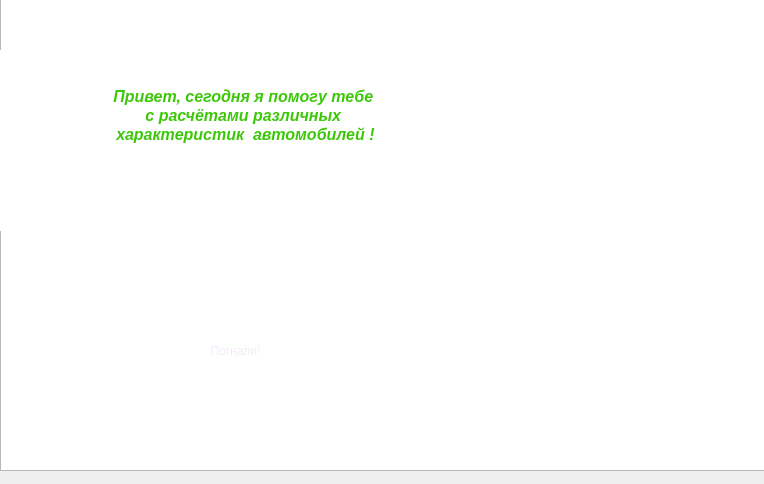
<?xml version="1.0" encoding="UTF-8"?>
<ui version="4.0">
 <class>MainWindow</class>
 <widget class="QMainWindow" name="MainWindow">
  <property name="geometry">
   <rect>
    <x>0</x>
    <y>0</y>
    <width>764</width>
    <height>484</height>
   </rect>
  </property>
  <property name="windowTitle">
   <string>MainWindow</string>
  </property>
  <property name="styleSheet">
   <string notr="true"/>
  </property>
  <widget class="QWidget" name="centralwidget">
   <widget class="QPushButton" name="pushButton_exit">
    <property name="geometry">
     <rect>
      <x>130</x>
      <y>310</y>
      <width>211</width>
      <height>81</height>
     </rect>
    </property>
    <property name="toolTip">
     <string>&lt;html&gt;&lt;head/&gt;&lt;body&gt;&lt;p align=&quot;center&quot;&gt;&lt;br/&gt;&lt;/p&gt;&lt;/body&gt;&lt;/html&gt;</string>
    </property>
    <property name="styleSheet">
     <string notr="true">font: 700 italic 28pt &quot;Verdana&quot;;
color: rgb(60, 200, 9);
background-color: rgb(99, 107, 134);
background-color: transparent;
border: 0px;
color: rgb(246, 234, 250);
border-radius: 10;</string>
    </property>
    <property name="text">
     <string>Погнали!</string>
    </property>
   </widget>
   <widget class="QTextBrowser" name="textBrowser">
    <property name="geometry">
     <rect>
      <x>0</x>
      <y>440</y>
      <width>781</width>
      <height>41</height>
     </rect>
    </property>
    <property name="styleSheet">
     <string notr="true">font: 700 italic 8pt &quot;Verdana&quot;;
border-color: rgb(221, 69, 56);
background-color: transparent;
color: rgb(219, 219, 221);</string>
    </property>
    <property name="html">
     <string>&lt;!DOCTYPE HTML PUBLIC &quot;-//W3C//DTD HTML 4.0//EN&quot; &quot;http://www.w3.org/TR/REC-html40/strict.dtd&quot;&gt;
&lt;html&gt;&lt;head&gt;&lt;meta name=&quot;qrichtext&quot; content=&quot;1&quot; /&gt;&lt;meta charset=&quot;utf-8&quot; /&gt;&lt;style type=&quot;text/css&quot;&gt;
p, li { white-space: pre-wrap; }
hr { height: 1px; border-width: 0; }
li.unchecked::marker { content: &quot;\2610&quot;; }
li.checked::marker { content: &quot;\2612&quot;; }
&lt;/style&gt;&lt;/head&gt;&lt;body style=&quot; font-family:'Verdana'; font-size:8pt; font-weight:700; font-style:italic;&quot;&gt;
&lt;p align=&quot;center&quot; style=&quot;-qt-paragraph-type:empty; margin-top:12px; margin-bottom:12px; margin-left:0px; margin-right:0px; -qt-block-indent:0; text-indent:0px; font-size:12pt; font-style:normal;&quot;&gt;&lt;br /&gt;&lt;/p&gt;&lt;/body&gt;&lt;/html&gt;</string>
    </property>
   </widget>
   <widget class="QLabel" name="label">
    <property name="geometry">
     <rect>
      <x>380</x>
      <y>90</y>
      <width>441</width>
      <height>381</height>
     </rect>
    </property>
    <property name="styleSheet">
     <string notr="true">image: url(:/dom/image/dom.png);
background-color: transparent;</string>
    </property>
    <property name="text">
     <string/>
    </property>
   </widget>
   <widget class="QTextBrowser" name="textBrowser_2">
    <property name="geometry">
     <rect>
      <x>0</x>
      <y>50</y>
      <width>491</width>
      <height>181</height>
     </rect>
    </property>
    <property name="styleSheet">
     <string notr="true">background-image: url(:/dom/image/qw.png);
font: 700 italic 12pt &quot;Verdana&quot;;
color:black;
border: none;</string>
    </property>
    <property name="html">
     <string>&lt;!DOCTYPE HTML PUBLIC &quot;-//W3C//DTD HTML 4.0//EN&quot; &quot;http://www.w3.org/TR/REC-html40/strict.dtd&quot;&gt;
&lt;html&gt;&lt;head&gt;&lt;meta name=&quot;qrichtext&quot; content=&quot;1&quot; /&gt;&lt;meta charset=&quot;utf-8&quot; /&gt;&lt;style type=&quot;text/css&quot;&gt;
p, li { white-space: pre-wrap; }
hr { height: 1px; border-width: 0; }
li.unchecked::marker { content: &quot;\2610&quot;; }
li.checked::marker { content: &quot;\2612&quot;; }
&lt;/style&gt;&lt;/head&gt;&lt;body style=&quot; font-family:'Verdana'; font-size:12pt; font-weight:700; font-style:italic;&quot;&gt;
&lt;p align=&quot;center&quot; style=&quot;-qt-paragraph-type:empty; margin-top:0px; margin-bottom:0px; margin-left:0px; margin-right:0px; -qt-block-indent:0; text-indent:0px; font-family:'Segoe UI'; font-size:9pt; font-weight:400; font-style:normal;&quot;&gt;&lt;br /&gt;&lt;/p&gt;
&lt;p align=&quot;center&quot; style=&quot;-qt-paragraph-type:empty; margin-top:0px; margin-bottom:0px; margin-left:0px; margin-right:0px; -qt-block-indent:0; text-indent:0px; font-family:'Segoe UI'; color:#3cc809;&quot;&gt;&lt;br /&gt;&lt;/p&gt;
&lt;p align=&quot;center&quot; style=&quot; margin-top:0px; margin-bottom:0px; margin-left:0px; margin-right:0px; -qt-block-indent:0; text-indent:0px;&quot;&gt;&lt;span style=&quot; font-family:'Segoe UI'; color:#3cc809;&quot;&gt;Привет, сегодня я помогу тебе &lt;/span&gt;&lt;/p&gt;
&lt;p align=&quot;center&quot; style=&quot; margin-top:0px; margin-bottom:0px; margin-left:0px; margin-right:0px; -qt-block-indent:0; text-indent:0px;&quot;&gt;&lt;span style=&quot; font-family:'Segoe UI'; color:#3cc809;&quot;&gt;с расчётами различных &lt;/span&gt;&lt;/p&gt;
&lt;p align=&quot;center&quot; style=&quot; margin-top:0px; margin-bottom:0px; margin-left:0px; margin-right:0px; -qt-block-indent:0; text-indent:0px;&quot;&gt;&lt;span style=&quot; font-family:'Segoe UI'; color:#3cc809;&quot;&gt;характеристик  автомобилей !&lt;/span&gt;&lt;/p&gt;&lt;/body&gt;&lt;/html&gt;</string>
    </property>
   </widget>
   <widget class="QGraphicsView" name="graphicsView">
    <property name="geometry">
     <rect>
      <x>0</x>
      <y>-20</y>
      <width>771</width>
      <height>491</height>
     </rect>
    </property>
    <property name="styleSheet">
     <string notr="true">background-image: url(:/dom/image/m1000x1000.jpg);</string>
    </property>
   </widget>
   <zorder>graphicsView</zorder>
   <zorder>pushButton_exit</zorder>
   <zorder>label</zorder>
   <zorder>textBrowser_2</zorder>
   <zorder>textBrowser</zorder>
  </widget>
  <widget class="QMenuBar" name="menubar">
   <property name="geometry">
    <rect>
     <x>0</x>
     <y>0</y>
     <width>764</width>
     <height>21</height>
    </rect>
   </property>
  </widget>
 </widget>
 <resources/>
 <connections/>
</ui>
